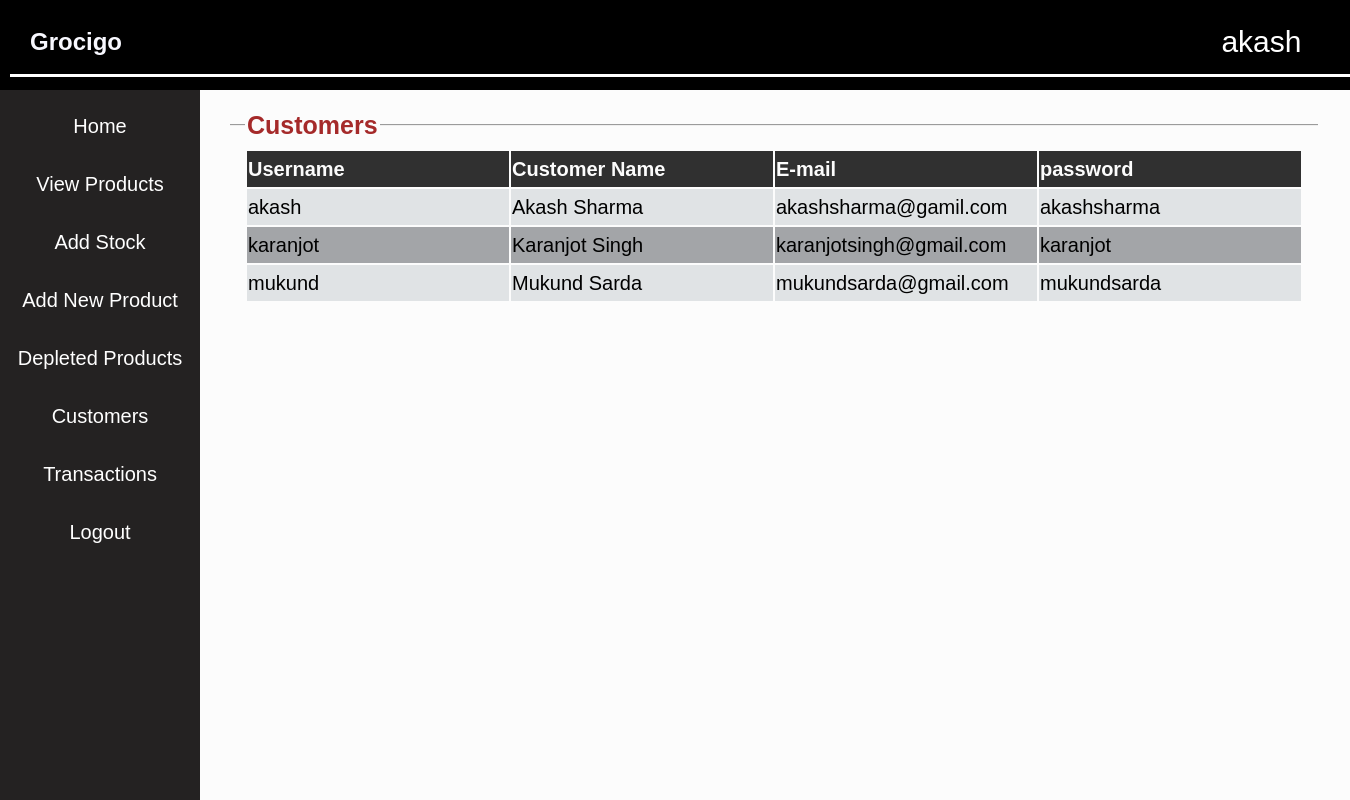
The app's page /customers.php (signed in) with its own data.
### tables this page shows
CREATE TABLE `customer` (
  `cust_id` varchar(20) NOT NULL,
  `cust_name` varchar(25) NOT NULL,
  `email_id` varchar(25) NOT NULL,
  `password` varchar(25) NOT NULL
);

### customers.php (the view, shortened to what this page needs)
<!DOCTYPE html>
<html>
<head>
	<link rel='stylesheet' href="style.css">
</head>
<body>
	<div class="topStyle">
		<h2 style="color:ghostwhite;">&nbsp &nbspGrocigo</h2>
		<a class='userNameDisplay'><?php echo $_SESSION['loginUser']; ?></a>
		<div class="solid"></div>
	</div>
	<div class='sidebar'>
		<button onclick="location.href='adminHome.php'">Home</button>
		<button onclick="location.href='viewProducts.php'">View Products</button>
		<button onclick="location.href='addStock.php'">Add Stock</button>
		<button onclick="location.href='addProduct.php'">Add New Product</button>
		<button onclick="location.href='depleted.php'">Depleted Products</button>
		<button onclick="location.href='customers.php'">Customers</button>
		<button onclick="location.href='transactions.php'">Transactions</button>
		<button onclick="location.href='logout.php'">Logout</button>
	</div>
<div class='container'>
	<fieldset><legend><b>Customers</b></legend>
		<table><tr><th>Username</th><th>Customer Name</th><th>E-mail</th><th>password</th></tr>
		<?php
			$conn=mysqli_connect("localhost","root","","wholesale");
			$sql="select * from customer";
			$result=mysqli_query($conn,$sql);
			while($row=mysqli_fetch_assoc($result)){
				echo "<tr><td>".$row['cust_id']."</td><td>".$row['cust_name']."</td><td>".$row['email_id']."</td><td>".$row['password']."</td></tr>";
			}
			echo "</table><br>";
		?>
	</fieldset>
</div>
</body>
</html>

### style.css (style rules this page uses)
.topStyle { top:0; padding:10px; position:fixed; left:0; height:70px; width:100%; background-color:black ; z-index: 10; }
.solid { border-top: 3px solid white; }
.sidebar { display: block; position:fixed; margin-top:70px; top:20px; left:0; padding-top:15px; width:200px; height:100%; background-color: #242222; z-index:5; }
.container { position:absolute; margin-top: 70px; margin-left:200px; margin-right:0; padding: 30px 20px 20px 20px; z-index: 1; }
.container table { text-align:left; font-style:normal; }
.container table td { vertical-align:top; }
.container table tr:nth-child(odd) { background-color: #a3a5a8; }
.container table tr:nth-child(even) { background-color: #e0e3e5; }
.container table th { min-width:13em; color:#fcfcfc; background-color: #303030; }
.container fieldset { min-height: 200px; min-width:30em; font-size: 20px; font-style:bold; line-height: 1.7em; border-left:none; border-right:none; border-bottom:none; }
.container fieldset legend { font-size: 25px; color:brown; font-style:normal; }
.sidebar button { text-decoration: none; border:none; background-color:#242222; padding:10px; height:20px auto; font-size: 20px; cursor:pointer; width:200px; margin-bottom:15px; color:white; }
.userNameDisplay { top:30px; right:5%; position:absolute; color:white; font-style:bold; font-size: 30px; }
body { top:0; left:0; background-color: #fcfcfc; font-family:sans-serif; line-height: 1.5em; }

### records on screen
customer: cust_id "akash", cust_name "Akash Sharma", email "akashsharma@gamil.com", password "akashsharma"
customer: cust_id "karanjot", cust_name "Karanjot Singh", email "karanjotsingh@gmail.com", password "karanjot"
customer: cust_id "mukund", cust_name "Mukund Sarda", email "mukundsarda@gmail.com", password "mukundsarda"

### other values on screen
$_SESSION['loginUser'] "akash"
